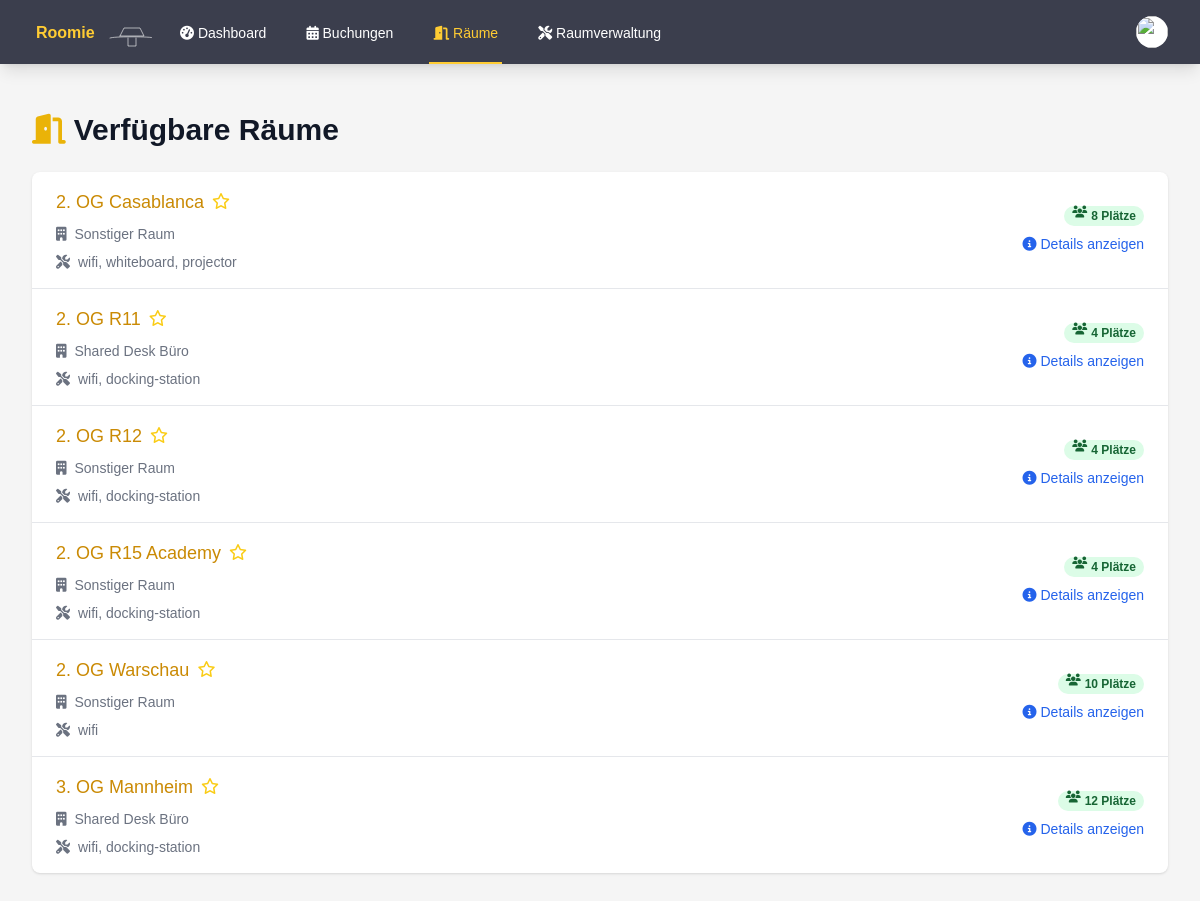
Page /rooms.php (signed in) on the committed database.
### tables this page shows
CREATE TABLE rooms (
        id INTEGER PRIMARY KEY AUTOINCREMENT,
        name TEXT NOT NULL,
        type TEXT NOT NULL,
        capacity INTEGER DEFAULT 0,
        is_favorite INTEGER DEFAULT 0,
        equipment TEXT
    );

### auth.php (called while the page is built, shortened)
<?php
function isAdmin() {
    return isset($_SESSION['is_admin']) && $_SESSION['is_admin'] == 1;
}

### rooms.php (the view, shortened to what this page needs)
<?php
require_once 'auth.php';
$current_page = basename($_SERVER['PHP_SELF']);
try {
    $db = getDatabaseConnection();
    $stmt = $db->query('SELECT r.id, r.name, r.type, r.capacity, r.equipment, r.is_favorite
                        FROM rooms r
                        ORDER BY r.is_favorite DESC, r.name');
    $rooms = $stmt->fetchAll(PDO::FETCH_ASSOC);
} catch (PDOException $e) {
    $error = "Datenbankfehler: " . $e->getMessage();
}
function getRoomTypeName($type)
{
    switch ($type) {
        case 'shared-desk':
            return 'Shared Desk Büro';
        default:
            return 'Sonstiger Raum';
    }
}
?>
<!DOCTYPE html>
<html lang="de">
<head>
    <script src="https://cdn.tailwindcss.com"></script>
    <link rel="stylesheet" href="https://cdnjs.cloudflare.com/ajax/libs/font-awesome/6.4.0/css/all.min.css">
    <link rel="stylesheet" href="styles.css">
</head>
<body class="bg-custom-background">
    <nav class="bg-custom-nav shadow-lg" x-data="{ open: false }">
        <div class="max-w-7xl mx-auto px-4 sm:px-6 lg:px-8">
            <div class="flex justify-between h-16">
                <div class="flex">
                    <div class="flex-shrink-0 flex items-center">
                        <a href="index.php">
                            <img class="h-8 w-auto" src="test.svg" alt="Roomie Logo">
                        </a>
                    </div>
                    <div class="hidden sm:ml-6 sm:flex sm:space-x-8">
                        <a href="index.php" class="inline-flex items-center px-1 pt-1 border-b-2 text-sm font-medium <?php echo $current_page == 'index.php' ? 'active' : 'inactive'; ?>">
                            <i class="fas fa-tachometer-alt"></i>&nbsp;Dashboard
                        </a>
                        <a href="bookings.php" class="inline-flex items-center px-1 pt-1 border-b-2 text-sm font-medium <?php echo $current_page == 'bookings.php' ? 'active' : 'inactive'; ?>">
                            <i class="fas fa-calendar-alt"></i>&nbsp;Buchungen
                        </a>
                        <a href="rooms.php" class="inline-flex items-center px-1 pt-1 border-b-2 text-sm font-medium <?php echo $current_page == 'rooms.php' ? 'active' : 'inactive'; ?>">
                            <i class="fas fa-door-open"></i>&nbsp;Räume
                        </a>
                        <?php if (isAdmin()) : ?>
                            <a href="admin_rooms.php" class="inline-flex items-center px-1 pt-1 border-b-2 text-sm font-medium <?php echo $current_page == 'admin_rooms.php' ? 'active' : 'inactive'; ?>">
                                <i class="fas fa-tools"></i>&nbsp;Raumverwaltung
                            </a>
                        <?php endif; ?>
                    </div>
                </div>
                <div class="hidden sm:ml-6 sm:flex sm:items-center">
                    <div class="ml-3 relative" x-data="{ open: false }">
                        <div>
                            <button @click="open = !open" class="bg-white rounded-full flex text-sm focus:outline-none focus:ring-2 focus:ring-offset-2 focus:ring-yellow-500" id="user-menu" aria-haspopup="true" x-bind:aria-expanded="open">
                                <img class="h-8 w-8 rounded-full" src="<?php echo !empty($user['profile_image']) ? 'uploads/' . htmlspecialchars($user['profile_image']) : 'https://images.unsplash.com/photo-1472099645785-5658abf4ff4e?ixlib=rb-1.2.1&ixid=eyJhcHBfaWQiOjEyMDd9&auto=format&fit=facearea&facepad=2&w=256&h=256&q=80'; ?>" alt="">
                            </button>
                        </div>
                    </div>
                </div>
            </div>
        </div>
    </nav>
    <div class="max-w-7xl mx-auto py-6 sm:px-6 lg:px-8">
        <div class="px-4 py-6 sm:px-0">
            <h1 class="text-3xl font-bold text-gray-900 mb-6">
                <i class="fas fa-door-open text-yellow-500 mr-2"></i>Verfügbare Räume
            </h1>
            <div class="bg-white shadow overflow-hidden sm:rounded-lg">
                <ul class="divide-y divide-gray-200">
                    <?php foreach ($rooms as $room) : ?>
                        <li class="hover:bg-gray-50 transition duration-150 ease-in-out">
                            <div class="px-4 py-4 sm:px-6 flex justify-between items-center">
                                <div class="flex-1 min-w-0">
                                    <div class="flex items-center">
                                        <a href="room_details.php?id=<?php echo $room['id']; ?>" class="text-lg font-medium text-yellow-600 truncate hover:underline">
                                            <?php echo htmlspecialchars($room['name']); ?>
                                        </a>
                                        <form method="POST" action="rooms.php" class="ml-2">
                                            <button type="submit" class="focus:outline-none">
                                                <i class="<?php echo $room['is_favorite'] ? 'fas' : 'far'; ?> fa-star text-yellow-400 hover:text-yellow-500 transition duration-150 ease-in-out"></i>
                                            </button>
                                        </form>
                                    </div>
                                    <div class="mt-2 flex items-center text-sm text-gray-500">
                                        <i class="fas fa-building mr-2"></i>
                                        <?php echo htmlspecialchars(getRoomTypeName($room['type'])); ?>
                                    </div>
                                    <div class="mt-2 flex items-center text-sm text-gray-500">
                                        <i class="fas fa-tools mr-2"></i>
                                        <?php echo htmlspecialchars(implode(', ', json_decode($room['equipment'], true) ?? [])); ?>
                                    </div>
                                </div>
                                <div class="ml-4 flex-shrink-0 flex flex-col items-end">
                                    <span class="px-2 inline-flex text-xs leading-5 font-semibold rounded-full bg-green-100 text-green-800">
                                        <i class="fas fa-users mr-1"></i><?php echo $room['capacity']; ?> Plätze
                                    </span>
                                    <a href="room_details.php?id=<?php echo $room['id']; ?>" class="mt-2 text-blue-600 hover:text-blue-800 text-sm font-medium">
                                        <i class="fas fa-info-circle mr-1"></i>Details anzeigen
                                    </a>
                                </div>
                            </div>
                        </li>
                    <?php endforeach; ?>
                </ul>
            </div>
        </div>
    </div>
</body>
</html>

### styles.css (style rules this page uses)
.active { color: #ffcc33 !important; border-color: #ffcc33 !important; }
.inactive { color: #fff !important; border-color: transparent !important; }
body { font-family: 'Source Sans 3', sans-serif; }
.bg-custom-nav { background-color: #3b3e4d; }
.bg-custom-background { background-color: #f5f5f5; }

### rows in the picture
rooms: name "2. OG Casablanca", is_favorite 0 (drawn), type "Sonstiger Raum", equipment "wifi, whiteboard, projector", capacity "8"
rooms: name "2. OG R11", is_favorite 0 (drawn), type "Shared Desk Büro", equipment "wifi, docking-station", capacity "4"
rooms: name "2. OG R12", is_favorite 0 (drawn), type "Sonstiger Raum", equipment "wifi, docking-station", capacity "4"
rooms: name "2. OG R15 Academy", is_favorite 0 (drawn), type "Sonstiger Raum", equipment "wifi, docking-station", capacity "4"
rooms: name "2. OG Warschau", is_favorite 0 (drawn), type "Sonstiger Raum", equipment "wifi", capacity "10"
rooms: name "3. OG Mannheim", is_favorite 0 (drawn), type "Shared Desk Büro", equipment "wifi, docking-station", capacity "12"
